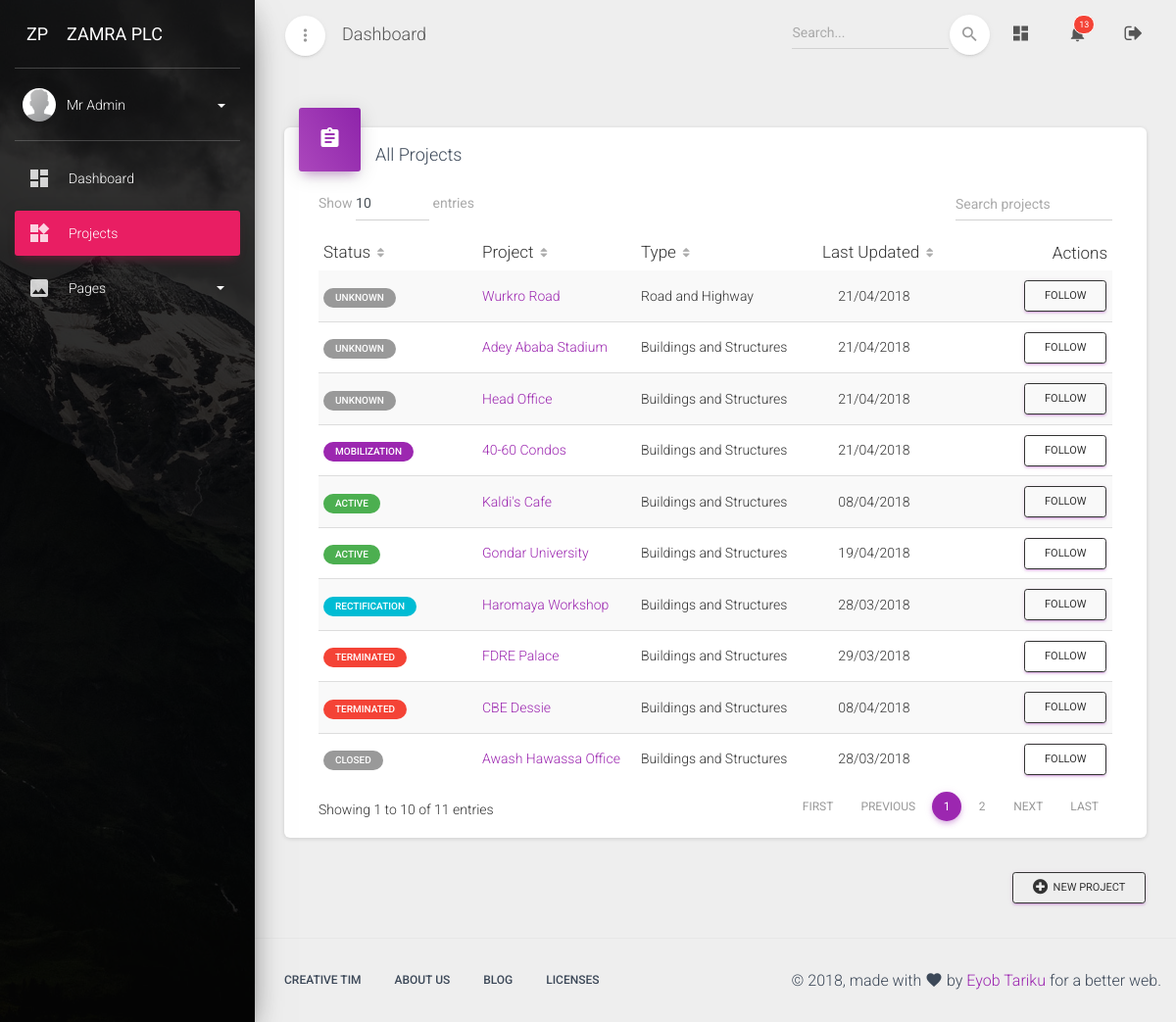
The page /dashboard/projects/ (signed in) on the database as committed earlier.
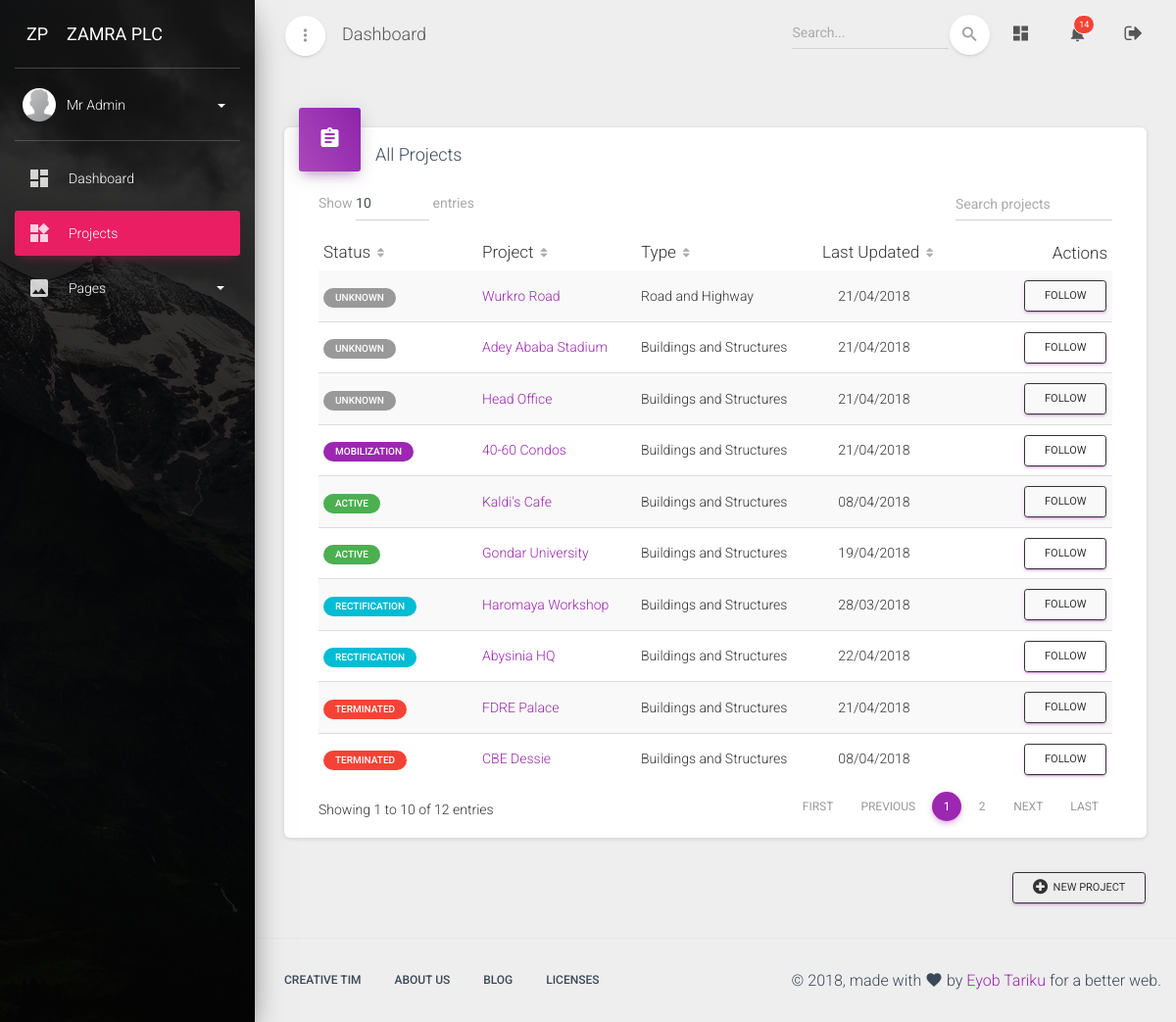
The same page on the database as committed later.
### dashboard/models.py (models this page shows, shortened)
class CustomUser(AbstractUser):
    avatar = models.ImageField(upload_to='avatars/', null=True, blank=True)
    full_name = models.CharField(max_length=120)
    job_title = models.CharField(max_length=100)
    bio = models.TextField('Short Bio', null=True, blank=True)
    projects_followed = models.ManyToManyField(
        'Project',
        related_name='project_followers',
        blank=True
    )
    projects_administered = models.ManyToManyField(
        'Project',
        related_name='projects_admins',
        blank=True
    )
    is_project_admin = models.BooleanField(
        'Administer Project Detals',
        default=False,
    )
    is_insurance_admin = models.BooleanField(
        'Administer Insurance Details',
        default=False,
    )
    is_variation_admin = models.BooleanField(
        'Administer Variation Details',
        default=False,
    )
    is_claim_admin = models.BooleanField(
        'Administer Time Claim Details',
        default=False,
    )
    is_payment_admin = models.BooleanField(
        'Administer Payment Details',
        default=False,
    )
    def get_full_name(self):
        return self.full_name
    def get_screen_name(self):
        if self.full_name:
            return self.get_full_name()
        else:
            return self.username
    def unseen_notifications(self, *args, **kwargs):
        return self.received_notifications.filter(is_seen=False)

class Base(models.Model):
    created_at = models.DateTimeField(
        auto_now_add=True,
        help_text='Record created date and time'
    )
    updated_at = models.DateTimeField(
        auto_now=True,
        help_text='Record last updated date and time'
    )
    class Meta:
        abstract = True

class Project(Base):
    CONSTRUCTION_TYPE_CHOICES = (
        ('builiding', 'Buildings and Structures'),
        ('road', 'Road and Highway'),
        ('water', 'Water and Irrigations'),
    )
    PROJECT_STATUS_CHOICES = (
        (1, 'Unknown'),
        (2, 'Mobilization'),
        (3, 'Active'),
        (4, 'Rectification'),
        (5, 'Suspended'),
        (6, 'Terminated'),
        (7, 'Closed'),
    )
    construction_type = models.CharField(
        max_length=60,
        choices=CONSTRUCTION_TYPE_CHOICES,
        default='builiding'
    )
    status = models.IntegerField(
        'Project Status',
        choices=PROJECT_STATUS_CHOICES,
        default=1,
    )
    consultant = models.ForeignKey(Consultant, on_delete=models.CASCADE)
    employer = models.CharField(
        max_length=100,
        help_text='Official full name of the Employer',
    )
    full_name = models.CharField(
        'Official Project Title',
        max_length=100,
        help_text='Official full name of the construction project',
    )
    short_name = models.CharField(
        'Short Unofficial Project Title',
        max_length=100,
        help_text='Short common name of the construction project',
    )
    project_code = models.CharField(
        'Project Code (Optional)',
        max_length=30,
        null=True, blank=True,
    )
    description = models.TextField(
        'Short Project Description',
        null=True, blank=True,
        help_text='Short description of the construction project. (Optional)',
    )
    contract_amount = models.DecimalField(
        max_digits=16, decimal_places=2,
        null=True, blank=True,
        help_text='Project contract amount in ETB (before VAT)',
    )
    signing_date = models.DateField(
        'Agreement Signing Date',
        null=True, blank=True,
    )
    site_handover = models.DateField(
        'Site Handover Date',
        null=True, blank=True,
    )
    commencement_date = models.DateField(
        'commencement Date',
        null=True, blank=True,
    )
    period = models.PositiveIntegerField(
        'Contract Period',
        null=True, blank=True,
        help_text='Project life time in calendar days'
    )
    created_by = models.ForeignKey(
        CustomUser,
        related_name='projects',
        null=True,
        on_delete=models.SET_NULL,
    )
    objects = models.Manager()
    my_projects = managers.ProjectManager()
    tracker = FieldTracker()
    class Meta:
        ordering = ['status', '-updated_at', 'short_name', ]
        get_latest_by = 'updated_at'
        permissions = (
            ('admin_project', 'Administer Project'),
        )
    def get_status_label(self):
        if self.status == 2:
            return utils.status_label(
                btn='badge-primary',
                status=self.get_status_display()
            )
        elif self.status == 3:
            return utils.status_label(
                btn='badge-success',
                status=self.get_status_display()
            )
        elif self.status == 4:
            return utils.status_label(
                btn='badge-info',
                status=self.get_status_display()
            )
        elif self.status == 5:
            return utils.status_label(
                btn='badge-warning',
                status=self.get_status_display()
            )
        elif self.status == 6:
            return utils.status_label(
                btn='badge-danger',
                status=self.get_status_display()
            )
        else:
            return utils.status_label(
                btn='badge-default',
                status=self.get_status_display()
            )

### dashboard/views/projects.py (the view)
# urls.py: path('projects/', projects.ProjectList.as_view(), name='project-list'),
class ProjectList(LoginRequiredMixin, generic.ListView):
    model = models.Project
    template_name = 'dashboard/projects/project_list.html'
    def get_queryset(self, *args, **kwargs):
        return self.model.my_projects.all().order_by('status')
    def get_context_data(self, *args, **kwargs):
        context = super(ProjectList, self).get_context_data(*args, **kwargs)
        context['page_name'] = 'Projects'
        return context

### dashboard/utils.py (called while the page is built)
def status_label(**kwargs):
    btn = kwargs.get('btn', 'btn-default')
    status_message = kwargs.get('status', 'Not Available')
    output = '<span class="badge {}">{}</span>'.format(
        btn,
        status_message,
    )
    return output

### dashboard/templates/dashboard/projects/project_list.html (shortened to what this page needs)
{% extends 'dashboard_base.html' %}
{% block content %}
<div class="row">
    <div class="col-sm-12">
        <div class="card">
          <div class="card-header card-header-primary card-header-icon">
            <div class="card-icon">
              <i class="material-icons">assignment</i>
            </div>
            <h4 class="card-title">All Projects</h4>
          </div>
            <div class="card-body">
                <div class="material-datatables">
                    <table id="projectDatatables" class="table table-striped table-no-bordered table-hover" cellspacing="0" width="100%" style="width:100%">
                        <thead>
                            <tr>
                                <th>Status</th>
                                <th>Project</th>
                                <th>Type</th>
                                <th class="text-center">Last Updated</th>
                                <th class="disabled-sorting text-right">Actions</th>
                            </tr>
                        </thead>
                        <tbody>
                            {% for project in project_list %}
                            <tr>
                                <td>
                                    {% autoescape off %}
                                    {{ project.get_status_label }}
                                    {% endautoescape %}
                                </td>
                                <td>
                                    <a href="{% url 'dashboard:project-detail' project.id %}" title="{{ project.full_name }}">{{ project.short_name }}</a>
                                </td>
                                <td>{{ project.get_construction_type_display }}</td>
                                <td class="text-center">{{ project.updated_at|date:'d/m/Y' }}</td>
                                <td class="text-right">
                                    <a href="#" class="btn btn-sm btn-outline btn-primary">Follow</a>
                                </td>
                            </tr>
                            {% endfor %}
                        </tbody>
                    </table>
                </div>
            </div>
        </div>
    </div>
</div>
{% if user.is_project_admin %}
<div class="row">
    <div class="col-sm-12">
        <a href="{% url 'dashboard:project-create' %}" title="Add new project" class="btn btn-sm btn-outline btn-primary pull-right">
           <span class="fa fa-plus-circle"></span>&nbsp; New Project
        </a>
    </div>
</div>
{% endif %}
{% endblock content %}

### dashboard/templates/dashboard_base.html (shortened to what the changed rows need)
{% load static %}
<!DOCTYPE html>
<html lang="en">
<head>
  <link rel="stylesheet" href="https://maxcdn.bootstrapcdn.com/font-awesome/latest/css/font-awesome.min.css">
  <link rel="stylesheet" href="{% static 'assets/css/material-dashboard.min.css' %}">
  <link rel="stylesheet" href="{% static 'assets/css/custom.css' %}">
</head>
<body class="">
  <div class="wrapper">
  {% block wrapper %}
    <div class="sidebar" data-color="rose" data-background-color="black" data-image="{% static 'assets/img/sidebar-1.jpg' %}">
    {% block sidebar %}
        <div class="sidebar-wrapper">
        {% block sidebar_wrapper %}
            <div class="user">
                <div class="user-info">
                    <a data-toggle="collapse" href="dashboard.html#collapseExample" class="username">
                        <span>
                           {{ user.get_screen_name }}
                          <b class="caret"></b>
                        </span>
                    </a>
                </div>
            </div>
        {% endblock sidebar_wrapper %}
        </div>
    {% endblock sidebar %}
    </div>
    <div class="main-panel">
    {% block main_panel %}
        <nav class="navbar navbar-expand-lg navbar-transparent  navbar-absolute fixed-top">
        	<div class="container-fluid">
        	    <div class="collapse navbar-collapse justify-content-end">
        			<ul class="navbar-nav">
        				<li class="nav-item dropdown">
        					<a class="nav-link" href="#" id="navbarDropdownMenuLink" data-toggle="dropdown" aria-haspopup="true" aria-expanded="false">
                    <i class="material-icons">notifications</i>
                    {% if user.unseen_notifications %}
                    <span class="notification">{{ user.unseen_notifications.count }}</span>
                    {% endif %}
        					</a>
        				</li>
        			</ul>
        	    </div>
        	</div>
        </nav>
        <div class="content">
          <div class="container-fluid">
            {% block content %}
            {% endblock content %}
        </div>
    {% endblock main_panel %}
    </div>
  {% endblock wrapper %}
  </div>
</body>
</html>

Rows that differ between the two databases and show on the page:
no longer on this page (row unchanged): Project: get_status_label "CLOSED", short_name "Awash Hawassa Office", construction_type "Buildings and Structures", updated_at "28/03/2018"
computed for CustomUser "Mr Admin": unseen_notifications.count "13" → "14"
added Project: get_status_label "RECTIFICATION", short_name "Abysinia HQ", construction_type "Buildings and Structures", updated_at "22/04/2018"
changed Project "FDRE Palace": updated_at "29/03/2018" → "21/04/2018"
Other text that changed with them:
text written by a page script: "Show entries Showing 1 to 10 of 11 entries FIRST PREVIOUS 1 2 NEXT LAST" → "Show entries Showing 1 to 10 of 12 entries FIRST PREVIOUS 1 2 NEXT LAST"
